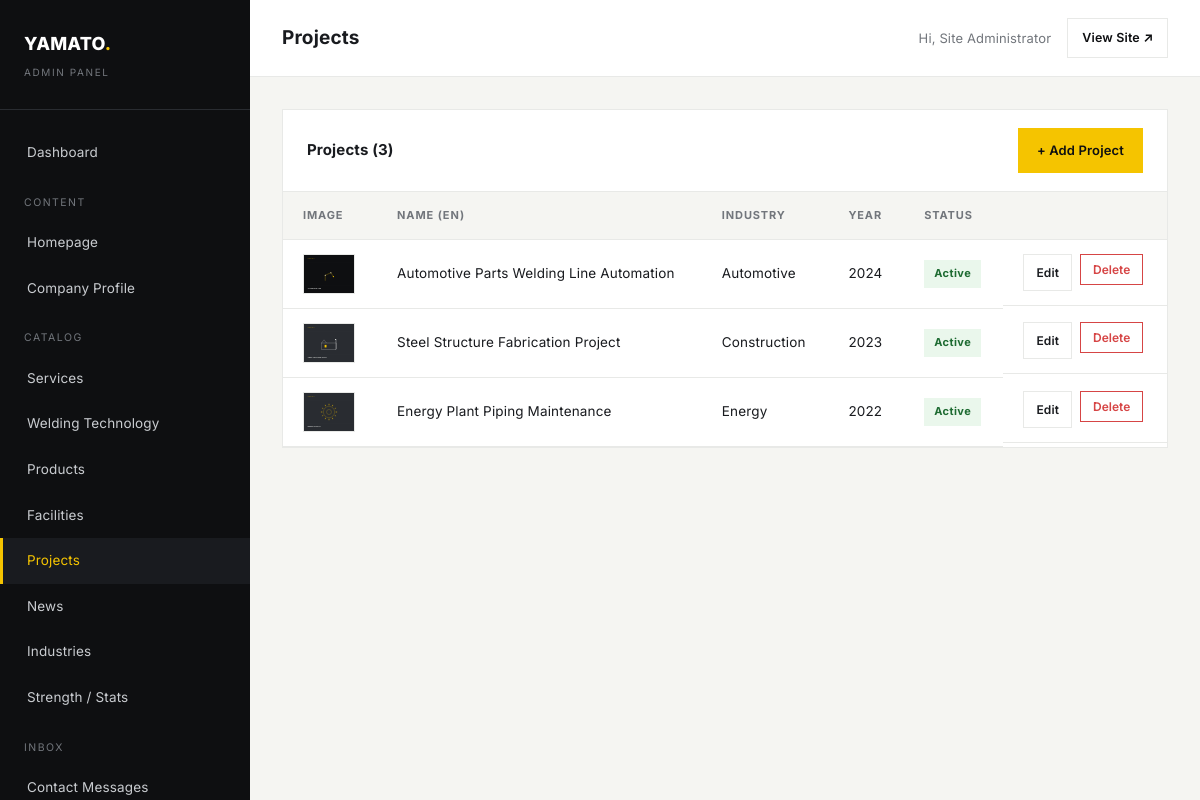
The app's page /admin/projects.php (signed in) with its own data.
### tables this page shows
CREATE TABLE projects (
    id INT AUTO_INCREMENT PRIMARY KEY,
    name_ja VARCHAR(255) NOT NULL,
    name_en VARCHAR(255) NOT NULL,
    industry_ja VARCHAR(100),
    industry_en VARCHAR(100),
    year VARCHAR(10),
    location_ja VARCHAR(100),
    location_en VARCHAR(100),
    description_ja TEXT,
    description_en TEXT,
    challenge_ja TEXT,
    challenge_en TEXT,
    solution_ja TEXT,
    solution_en TEXT,
    technology_ja TEXT,
    technology_en TEXT,
    result_ja TEXT,
    result_en TEXT,
    image VARCHAR(255),
    gallery TEXT,
    slug VARCHAR(255) UNIQUE,
    status TINYINT(1) DEFAULT 1,
    created_at TIMESTAMP DEFAULT CURRENT_TIMESTAMP
);

### includes/functions.php (called while the page is built, shortened)
<?php
function e(?string $value): string
{
    return htmlspecialchars((string) $value, ENT_QUOTES, 'UTF-8');
}
function image_url(?string $filename, string $subfolder): string
{
    return base_url('uploads/' . $subfolder . '/' . $filename);
}
function base_url(string $path = ''): string
{
    $scriptDir = str_replace('\\', '/', dirname($_SERVER['SCRIPT_NAME']));
    if (basename($scriptDir) === 'admin') {
        $scriptDir = dirname($scriptDir);
    }
    $scriptDir = rtrim($scriptDir, '/');
    return $scriptDir . '/' . ltrim($path, '/');
}
function admin_url(string $path = ''): string
{
    return rtrim(base_url('admin'), '/') . '/' . ltrim($path, '/');
}

### admin/projects.php (the view, shortened to what this page needs)
<?php
$pdo = getPDO();
$projects = $pdo->query("SELECT * FROM projects ORDER BY created_at DESC")->fetchAll();
include __DIR__ . '/includes/admin-header.php';
?>
<div class="admin-panel">
    <div class="admin-panel-head">
        <h2>Projects (<?= count($projects) ?>)</h2>
        <a href="<?= e(admin_url('project-form.php')) ?>" class="abtn abtn--accent">+ Add Project</a>
    </div>
    <div class="admin-table-wrap">
        <table class="admin-table">
            <thead><tr><th>Image</th><th>Name (EN)</th><th>Industry</th><th>Year</th><th>Status</th><th></th></tr></thead>
            <tbody>
                <?php if (empty($projects)): ?>
                    <tr><td colspan="6" class="empty-row">No projects yet.</td></tr>
                <?php else: foreach ($projects as $p): ?>
                    <tr>
                        <td><img class="thumb" src="<?= e(image_url($p['image'], 'projects')) ?>" alt=""></td>
                        <td><?= e($p['name_en']) ?></td>
                        <td><?= e($p['industry_en']) ?></td>
                        <td><?= e($p['year']) ?></td>
                        <td><span class="status-badge <?= $p['status'] ? 'on' : 'off' ?>"><?= $p['status'] ? 'Active' : 'Hidden' ?></span></td>
                        <td class="row-actions">
                            <a href="<?= e(admin_url('project-form.php?id=' . $p['id'])) ?>" class="abtn abtn--outline abtn--sm">Edit</a>
                            <form method="post" class="confirm-delete" data-confirm="Delete this project?">
                                <button type="submit" class="abtn abtn--danger abtn--sm">Delete</button>
                            </form>
                        </td>
                    </tr>
                <?php endforeach; endif; ?>
            </tbody>
        </table>
    </div>
</div>
<?php include __DIR__ . '/includes/admin-footer.php'; ?>

### assets/css/style.css (style rules this page uses)
:root { --c-black: #0E0F11; --c-graphite: #191B1F; --c-dark-gray: #292C31; --c-gray: #72767C; --c-light-gray: #E8E9E7; --c-white: #FFFFFF; --c-off-white: #F5F5F2; --c-yellow: #F5C400; --font-jp: 'Noto Sans JP', 'Inter', sans-serif; --font-en: 'Inter', 'Noto Sans JP', sans-serif; --container: 1240px; --gutter: 32px; --header-h: 88px; --ease: cubic-bezier(.22, .61, .36, 1); --transition: 0.5s var(--ease); }
html[lang="en"] { --font-body: var(--font-en); }
*, *::before, *::after { box-sizing: border-box; }
html { scroll-behavior: smooth; }
body { margin: 0; font-family: var(--font-body, var(--font-jp)); color: var(--c-graphite); background: var(--c-white); -webkit-font-smoothing: antialiased; line-height: 1.75; font-size: 16px; letter-spacing: 0.01em; overflow-x: hidden; }
img { max-width: 100%; display: block; }
a { color: inherit; text-decoration: none; }
button { font-family: inherit; cursor: pointer; }
h1, h2, h3, h4, p { margin: 0; }

### assets/css/admin.css (style rules this page uses)
body.admin-body { margin: 0; font-family: 'Inter', sans-serif; background: var(--c-off-white); color: var(--c-graphite); font-size: 14.5px; }
.admin-panel { background: var(--c-white); border: 1px solid var(--c-light-gray); margin-bottom: 28px; }
.admin-panel-head { padding: 18px 24px; border-bottom: 1px solid var(--c-light-gray); display: flex; align-items: center; justify-content: space-between; }
.admin-panel-head h2 { font-size: 15px; font-weight: 700; }
.admin-table-wrap { overflow-x: auto; }
.admin-table { width: 100%; border-collapse: collapse; }
.admin-table th, .admin-table td { padding: 14px 20px; text-align: left; border-bottom: 1px solid var(--c-light-gray); font-size: 13.5px; vertical-align: middle; }
.admin-table th { background: var(--c-off-white); font-size: 11px; letter-spacing: 0.08em; text-transform: uppercase; color: var(--c-gray); font-weight: 700; }
.admin-table img.thumb { width: 52px; height: 40px; object-fit: cover; border: 1px solid var(--c-light-gray); }
.admin-table .status-badge { display: inline-block; padding: 4px 10px; font-size: 11px; font-weight: 700; letter-spacing: 0.04em; }
.status-badge.on { background: #EAF7EC; color: #1E6B32; }
.admin-table .row-actions { display: flex; gap: 8px; }
.abtn { display: inline-flex; align-items: center; gap: 8px; padding: 10px 18px; font-size: 13px; font-weight: 600; border: 1px solid transparent; cursor: pointer; background: none; font-family: inherit; }
.abtn--accent { background: var(--c-yellow); color: var(--c-black); }
.abtn--outline { border-color: var(--c-light-gray); color: var(--c-graphite); }
.abtn--danger { border-color: #D64545; color: #D64545; }
.abtn--sm { padding: 7px 12px; font-size: 12px; }

### records on screen
projects: image (picture), name_en "Automotive Parts Welding Line Automation", industry_en "Automotive", year "2024", status "Active"
projects: image (picture), name_en "Steel Structure Fabrication Project", industry_en "Construction", year "2023", status "Active"
projects: image (picture), name_en "Energy Plant Piping Maintenance", industry_en "Energy", year "2022", status "Active"

### other values on screen
$adminTitle "Projects"
$_SESSION['admin_name'] ?: $_SESSION['admin_username'] "Site Administrator"
count($projects) "3"
